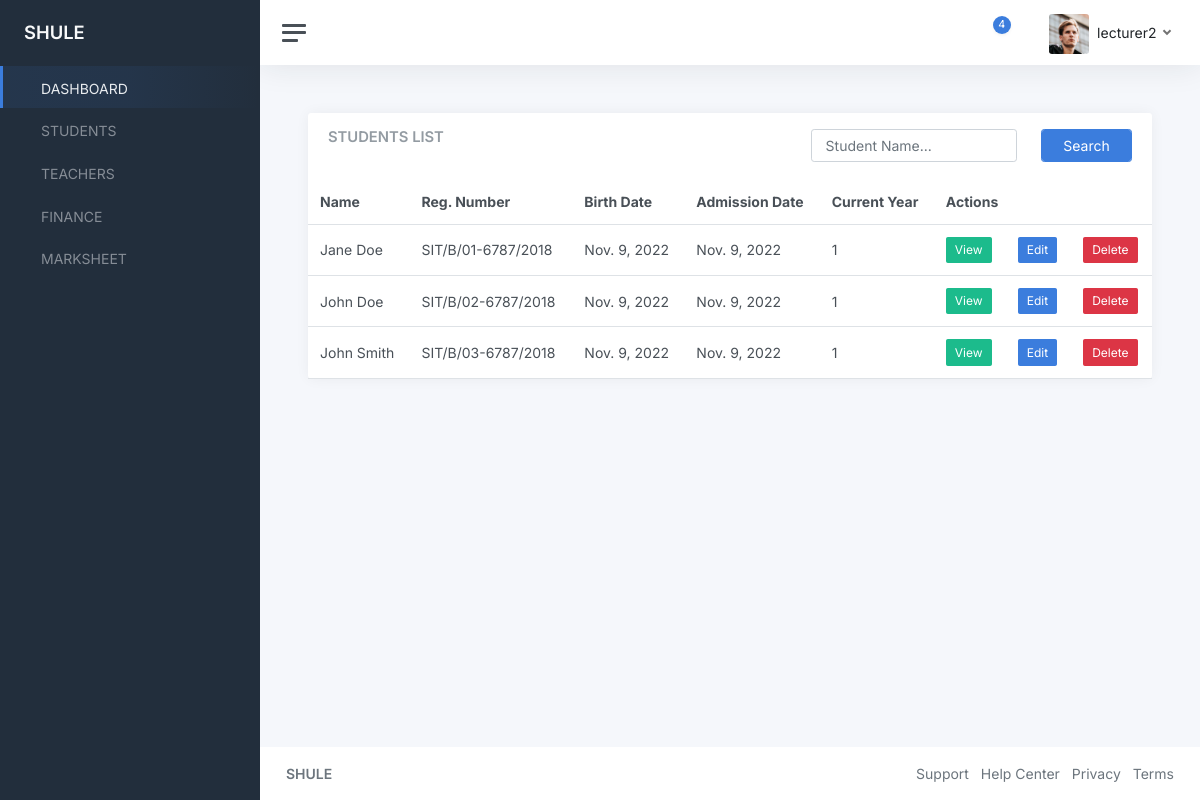
Page /students/ (signed in) on the committed database.
### students/models.py (models this page shows, shortened)
class Student(models.Model):
    user = models.OneToOneField(User, on_delete=models.CASCADE)
    name = models.CharField(max_length=255)
    reg_number = models.CharField(max_length=255)
    birth_date = models.DateField()
    admission_date = models.DateField()
    current_year = models.CharField(max_length=255)
    class_teacher = models.ForeignKey(to="teachers.Teacher", on_delete=models.SET_NULL, null=True)

### students/views.py (the view)
# urls.py: path("students/", include("students.urls")),
def students(request):
    students = Student.objects.all()
    context = {
        "students": students
    }
    return render(request, "students/students.html", context)

### templates/students/students.html (shortened to what this page needs)
{% extends "base.html" %}
{% block content %}
<main class="content">
    <div class="container-fluid p-0">
        <div class="row">
            <div class="col-12 col-lg-12 col-xxl-12 d-flex">
                <div class="card flex-fill">
                    <div class="card-header">
                        <div class="row">
                            <div class="col-7">
                                <h5 class="card-title mb-0">STUDENTS LIST</h5>
                            </div>
                            <div class="col-5">
                                <form method="POST">
                                    <div class="row">
                                        <div class="col-8">
                                            <input type="text" class="form-control" name="search" id="search"
                                                placeholder="Student Name..." />
                                        </div>
                                        <div class="col-4">
                                            <div class="form-group">
                                                <input type="submit" class="form-control btn btn-primary"
                                                    value="Search">
                                            </div>
                                        </div>
                                    </div>
                                </form>
                            </div>
                        </div>
                    </div>
                    <table class="table table-hover my-0">
                        <thead>
                            <tr>
                                <th>Name</th>
                                <th>Reg. Number</th>
                                <th>Birth Date</th>
                                <th>Admission Date</th>
                                <th>Current Year</th>
                                <th colspan="3">Actions</th>
                            </tr>
                        </thead>
                        <tbody>
                            {% for student in students %}
                            <tr>
                                <td>{{student.name}}</td>
                                <td>{{student.reg_number}}</td>
                                <td>{{student.birth_date}}</td>
                                <td>{{student.admission_date}}</td>
                                <td>{{student.current_year}}</td>
                                <td>
                                    <a href="#"
                                        class="btn btn-sm btn-success">View</a>
                                </td>
                                <td>
                                    <a href="#" class="btn btn-sm btn-primary">Edit</a>
                                </td>
                                <td>
                                    <a href="#" class="btn btn-sm btn-danger">Delete</a>
                                </td>
                            </tr>
                            {% endfor %}
                        </tbody>
                    </table>
                </div>
            </div>
        </div>
    </div>
</main>
{% endblock content %}

### templates/base.html (shortened to what this page needs)
{% load static %}
<!DOCTYPE html>
<html lang="en">
<head>
	<link href="{% static 'admin/css/app.css' %}" rel="stylesheet">
</head>
<body>
	<div class="wrapper">
		<nav id="sidebar" class="sidebar js-sidebar">
			<div class="sidebar-content js-simplebar">
				<a class="sidebar-brand" href="#">
          <span class="align-middle">SHULE</span>
        </a>
				<ul class="sidebar-nav">
					<li class="sidebar-item active">
						<a class="sidebar-link" href="{% url 'home' %}">
               <span class="align-middle">DASHBOARD</span>
            </a>
					</li>
					<li class="sidebar-item">
						<a class="sidebar-link" href="{% url 'students' %}">
               <span class="align-middle">STUDENTS</span>
            </a>
					</li>
					<li class="sidebar-item">
						<a class="sidebar-link" href="{% url 'teachers' %}">
               <span class="align-middle">TEACHERS</span>
            </a>
					</li>
					<li class="sidebar-item">
						<a class="sidebar-link" href="#">
               <span class="align-middle">FINANCE</span>
            </a>
					</li>
			<li class="sidebar-item">
				<a class="sidebar-link" href="{% url 'marksheet' %}">
					 <span class="align-middle">MARKSHEET</span>
				</a>
			</li>
			</ul>
			</div>
		</nav>
		<div class="main">
			<nav class="navbar navbar-expand navbar-light navbar-bg">
				<a class="sidebar-toggle js-sidebar-toggle">
          <i class="hamburger align-self-center"></i>
        </a>
				<div class="navbar-collapse collapse">
					<ul class="navbar-nav navbar-align">
						<li class="nav-item dropdown">
							<a class="nav-icon dropdown-toggle" href="#" id="alertsDropdown" data-bs-toggle="dropdown">
								<div class="position-relative">
									<span class="indicator">4</span>
								</div>
							</a>
						</li>
						<li class="nav-item dropdown">
							<a class="nav-icon dropdown-toggle" href="#" id="messagesDropdown" data-bs-toggle="dropdown">
							</a>
						</li>
						<li class="nav-item dropdown">
							<a class="nav-link dropdown-toggle d-none d-sm-inline-block" href="#" data-bs-toggle="dropdown">
                <img src="{% static 'admin/img/avatars/avatar.jpg' %}" class="avatar img-fluid rounded me-1" alt="Charles Hall" /> <span class="text-dark">{{request.user.username}}</span>
              </a>
						</li>
					</ul>
				</div>
			</nav>
{% block content %}
{% endblock content %}
			<footer class="footer">
				<div class="container-fluid">
					<div class="row text-muted">
						<div class="col-6 text-start">
							<p class="mb-0">
								<a class="text-muted" href="#" target="_blank"><strong>SHULE</strong></a>
							</p>
						</div>
						<div class="col-6 text-end">
							<ul class="list-inline">
								<li class="list-inline-item">
									<a class="text-muted" href="" target="_blank">Support</a>
								</li>
								<li class="list-inline-item">
									<a class="text-muted" href="" target="_blank">Help Center</a>
								</li>
								<li class="list-inline-item">
									<a class="text-muted" href="" target="_blank">Privacy</a>
								</li>
								<li class="list-inline-item">
									<a class="text-muted" href="" target="_blank">Terms</a>
								</li>
							</ul>
						</div>
					</div>
				</div>
			</footer>
		</div>
	</div>
</body>
</html>

### rows in the picture
Student: name "Jane Doe", reg_number "SIT/B/01-6787/2018", birth_date "Nov. 9, 2022", admission_date "Nov. 9, 2022", current_year "1"
Student: name "John Doe", reg_number "SIT/B/02-6787/2018", birth_date "Nov. 9, 2022", admission_date "Nov. 9, 2022", current_year "1"
Student: name "John Smith", reg_number "SIT/B/03-6787/2018", birth_date "Nov. 9, 2022", admission_date "Nov. 9, 2022", current_year "1"

### other values in the picture
{{ request.user.username }} "lecturer2"
